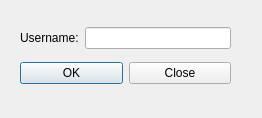
<?xml version="1.0" encoding="UTF-8"?>
<ui version="4.0">
 <class>Dialog</class>
 <widget class="QDialog" name="Dialog">
  <property name="geometry">
   <rect>
    <x>0</x>
    <y>0</y>
    <width>262</width>
    <height>118</height>
   </rect>
  </property>
  <property name="windowTitle">
   <string>Dialog</string>
  </property>
  <widget class="QWidget" name="">
   <property name="geometry">
    <rect>
     <x>20</x>
     <y>20</y>
     <width>211</width>
     <height>71</height>
    </rect>
   </property>
   <layout class="QVBoxLayout" name="verticalLayout">
    <item>
     <layout class="QHBoxLayout" name="horizontalLayout_2">
      <item>
       <widget class="QLabel" name="label">
        <property name="text">
         <string>Username:</string>
        </property>
        <property name="buddy">
         <cstring>lineEdit</cstring>
        </property>
       </widget>
      </item>
      <item>
       <widget class="QLineEdit" name="lineEdit"/>
      </item>
     </layout>
    </item>
    <item>
     <layout class="QHBoxLayout" name="horizontalLayout">
      <item>
       <widget class="QPushButton" name="ok">
        <property name="text">
         <string>OK</string>
        </property>
       </widget>
      </item>
      <item>
       <widget class="QPushButton" name="close">
        <property name="text">
         <string>Close</string>
        </property>
       </widget>
      </item>
     </layout>
    </item>
   </layout>
  </widget>
 </widget>
 <resources/>
 <connections/>
</ui>
